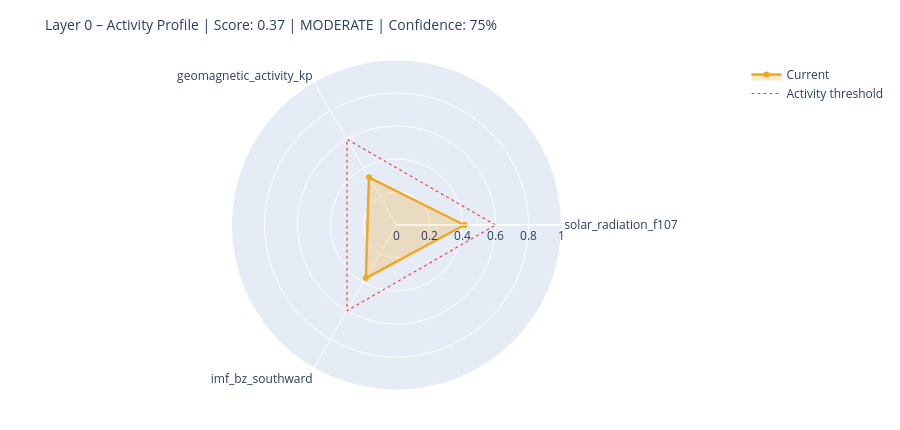

The notebook cell saved with this chart:
### Markdown cell above
---
## 6. State Assessment & Handoff to Layer 1

### Code cell
# ============================================================
# STEP 1 – Collect raw values with source modes
# Mode: 'primary' | 'fallback_3h' | 'last_valid' | 'missing'
# ============================================================

def safe_last(df, col):
    if df is None or col not in df.columns: return None
    s = df[col].dropna()
    return float(s.iloc[-1]) if not s.empty else None

f107_now = safe_last(df_f107, 'f10.7')
bz_now   = safe_last(df_mag,  'bz_gsm')
kp_now   = safe_last(df_kp,   'kp')
sw_now   = safe_last(df_sw,   'speed')

source_modes = {
    'F10.7':    'primary'  if f107_now is not None else 'missing',
    'Kp':       'primary'  if kp_now   is not None else 'missing',
    'IMF_Bz':   'primary'  if bz_now   is not None else 'missing',
    'SW_speed': 'primary'  if sw_now   is not None else 'missing',
}

# Kp Fallback – 3h endpoint
if kp_now is None:
    try:
        r = requests.get(
            'https://services.swpc.noaa.gov/json/noaa-planetary-k-index.json',
            timeout=10)
        r.raise_for_status()
        fb = pd.DataFrame(r.json())
        tc = next((c for c in fb.columns if 'time' in c.lower()), fb.columns[0])
        kc = next((c for c in fb.columns if 'kp' in c.lower() and c != tc), None)
        if kc:
            fb[kc] = fb[kc].astype(str).str.extract(r'([0-9]+(?:\.[0-9]*)?)')[0]
            fb[kc] = pd.to_numeric(fb[kc], errors='coerce')
            fb = fb[fb[kc] >= 0].dropna(subset=[kc])
            if not fb.empty:
                kp_now = float(fb[kc].iloc[-1])
                source_modes['Kp'] = 'fallback_3h'
                print(f'  Kp fallback (3h): {kp_now:.1f}')
    except Exception as e:
        print(f'  Kp fallback failed: {e}')

# Solar Wind Fallback – last valid value
if sw_now is None and df_sw is not None and 'speed' in df_sw.columns:
    s = df_sw['speed'].dropna()
    if not s.empty:
        sw_now = float(s.iloc[-1])
        source_modes['SW_speed'] = 'last_valid'
        print(f'  SW fallback (last_valid): {sw_now:.0f} km/s')

print()
print('Source modes:', source_modes)

# ============================================================
# STEP 2 – Score from available components only
# ============================================================

def norm(v, lo, hi):
    if v is None: return None
    return max(0.0, min(1.0, (v - lo) / (hi - lo)))

COMPONENTS = {
    'solar_radiation_f107':    (f107_now, norm(f107_now, 60, 250)),
    'geomagnetic_activity_kp': (kp_now,   norm(kp_now,   0,   9)),
    'imf_bz_southward':        (bz_now,   norm(-(bz_now or 0) if bz_now else None, -5, 30)
                                           if bz_now is not None else None),
    'solar_wind_speed':        (sw_now,   norm(sw_now, 300, 800)),
}

available   = {k: v[1] for k, v in COMPONENTS.items() if v[1] is not None}
unavailable = [k for k, v in COMPONENTS.items() if v[1] is None]

layer0_score = round(sum(available.values()) / len(available), 4) if available else None
confidence   = round(len(available) / len(COMPONENTS), 2)

level = ('unknown'  if layer0_score is None
         else 'calm'     if layer0_score < 0.3
         else 'moderate' if layer0_score < 0.6
         else 'active')

# ============================================================
# STEP 3 – Dominant Driver
# ============================================================

def dominant_driver(kp, f107, bz, sw):
    candidates = []
    if kp   is not None and kp   >= 4:   candidates.append(('geomagnetic',    kp / 9))
    if sw   is not None and sw   >= 500:  candidates.append(('solar_wind',     sw / 800))
    if bz   is not None and bz   <= -5:   candidates.append(('imf_southward',  abs(bz) / 30))
    if f107 is not None and f107 >= 150:  candidates.append(('solar_radiation',f107 / 250))
    return max(candidates, key=lambda x: x[1])[0] if candidates else 'none'

driver = dominant_driver(kp_now, f107_now, bz_now, sw_now)

# ============================================================
# STEP 4 – Downstream expectations
# ============================================================

def downstream_expectation(driver, score, kp, bz, f107):
    exp = {
        'magnetosphere':        'calm',
        'ionosphere':           'calm',
        'schumann_resonance':   'unchanged',
        'lithosphere_currents': 'low',
    }
    if driver == 'geomagnetic' or (kp and kp >= 5):
        exp['magnetosphere']        = 'compressed / storm'
        exp['ionosphere']           = 'elevated disturbance (TEC variability)'
        exp['schumann_resonance']   = 'elevated amplitude possible'
        exp['lithosphere_currents'] = 'elevated induction currents'
    elif driver == 'imf_southward' or (bz and bz <= -5):
        exp['magnetosphere']        = 'energy coupling active'
        exp['ionosphere']           = 'elevated electron density possible'
        exp['schumann_resonance']   = 'slight modulation possible'
    elif driver == 'solar_radiation' or (f107 and f107 >= 150):
        exp['ionosphere']           = 'elevated ionization (F-layer)'
        exp['schumann_resonance']   = 'slightly elevated background activity'
    return exp

downstream = downstream_expectation(driver, layer0_score, kp_now, bz_now, f107_now)

# ============================================================
# CONSOLE OUTPUT
# ============================================================

W = 58
print('=' * W)
print('LAYER 0 – STATE ASSESSMENT')
print('=' * W)
for name, (raw_v, score_v) in COMPONENTS.items():
    if score_v is not None:
        bar = '█' * int(score_v * 20) + '░' * (20 - int(score_v * 20))
        print(f'  {name:<35}  {bar}  {score_v:.2f}')
    else:
        print(f'  {name:<35}  {"─" * 20}  n/a')
print('-' * W)
print(f'  Score ({len(available)}/{len(COMPONENTS)} components):  {layer0_score:.3f}')
print(f'  Confidence:         {confidence:.0%}')
print(f'  Level:              {level.upper()}')
print(f'  Dominant Driver:    {driver}')

# Radar chart
cats = list(available.keys())
vals = list(available.values())
if len(cats) >= 3:
    fig = go.Figure()
    fig.add_trace(go.Scatterpolar(
        r=vals + [vals[0]], theta=cats + [cats[0]],
        fill='toself', fillcolor='rgba(242,166,35,0.25)',
        line=dict(color='#F2A623', width=2.5), name='Current'
    ))
    fig.add_trace(go.Scatterpolar(
        r=[0.6] * (len(cats) + 1), theta=cats + [cats[0]],
        line=dict(color='#E24B4A', dash='dot', width=1.2),
        mode='lines', name='Activity threshold'
    ))
    fig.update_layout(
        title=dict(text=f'Layer 0 – Activity Profile | Score: {layer0_score:.2f} | {level.upper()} | Confidence: {confidence:.0%}',
                   font=dict(size=14)),
        polar=dict(radialaxis=dict(visible=True, range=[0, 1])),
        height=430, showlegend=True,
        margin=dict(l=60, r=60, t=60, b=40)
    )
    fig.show()

### Figure 1 — Plotly figure (JSON) as saved in the notebook; plotly's stock layout.template omitted (floating-point values rounded to 4 significant figures)
{"data": [{"fill": "toself", "fillcolor": "rgba(242,166,35,0.25)", "line": {"color": "#F2A623", "width": 2.5}, "name": "Current", "r": [0.4116, 0.3333, 0.3714, 0.4116], "theta": ["solar_radiation_f107", "geomagnetic_activity_kp", "imf_bz_southward", "solar_radiation_f107"], "type": "scatterpolar"}, {"line": {"color": "#E24B4A", "dash": "dot", "width": 1.2}, "mode": "lines", "name": "Activity threshold", "r": [0.6, 0.6, 0.6, 0.6], "theta": ["solar_radiation_f107", "geomagnetic_activity_kp", "imf_bz_southward", "solar_radiation_f107"], "type": "scatterpolar"}], "layout": {"height": 430, "margin": {"b": 40, "l": 60, "r": 60, "t": 60}, "polar": {"radialaxis": {"range": [0, 1], "visible": true}}, "showlegend": true, "title": {"font": {"size": 14}, "text": "Layer 0 – Activity Profile | Score: 0.37 | MODERATE | Confidence: 75%"}}}
